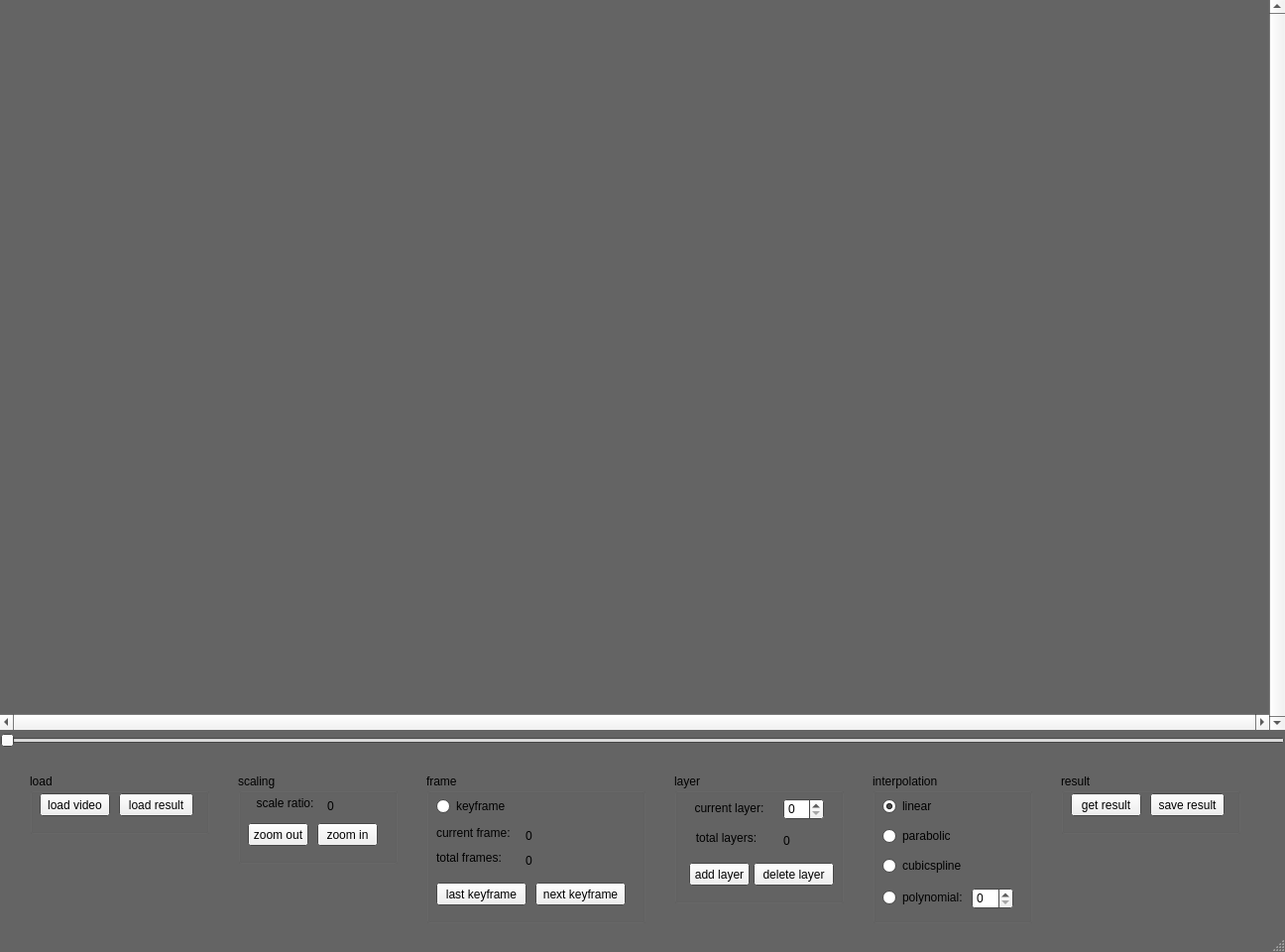
<?xml version="1.0" encoding="UTF-8"?>
<ui version="4.0">
 <class>QTandOpenCVClass</class>
 <widget class="QMainWindow" name="QTandOpenCVClass">
  <property name="enabled">
   <bool>true</bool>
  </property>
  <property name="geometry">
   <rect>
    <x>0</x>
    <y>0</y>
    <width>1296</width>
    <height>960</height>
   </rect>
  </property>
  <property name="sizePolicy">
   <sizepolicy hsizetype="Preferred" vsizetype="Preferred">
    <horstretch>0</horstretch>
    <verstretch>0</verstretch>
   </sizepolicy>
  </property>
  <property name="minimumSize">
   <size>
    <width>1296</width>
    <height>960</height>
   </size>
  </property>
  <property name="maximumSize">
   <size>
    <width>1296</width>
    <height>960</height>
   </size>
  </property>
  <property name="palette">
   <palette>
    <active>
     <colorrole role="Base">
      <brush brushstyle="SolidPattern">
       <color alpha="255">
        <red>255</red>
        <green>255</green>
        <blue>255</blue>
       </color>
      </brush>
     </colorrole>
     <colorrole role="Window">
      <brush brushstyle="SolidPattern">
       <color alpha="255">
        <red>100</red>
        <green>100</green>
        <blue>100</blue>
       </color>
      </brush>
     </colorrole>
    </active>
    <inactive>
     <colorrole role="Base">
      <brush brushstyle="SolidPattern">
       <color alpha="255">
        <red>255</red>
        <green>255</green>
        <blue>255</blue>
       </color>
      </brush>
     </colorrole>
     <colorrole role="Window">
      <brush brushstyle="SolidPattern">
       <color alpha="255">
        <red>100</red>
        <green>100</green>
        <blue>100</blue>
       </color>
      </brush>
     </colorrole>
    </inactive>
    <disabled>
     <colorrole role="Base">
      <brush brushstyle="SolidPattern">
       <color alpha="255">
        <red>100</red>
        <green>100</green>
        <blue>100</blue>
       </color>
      </brush>
     </colorrole>
     <colorrole role="Window">
      <brush brushstyle="SolidPattern">
       <color alpha="255">
        <red>100</red>
        <green>100</green>
        <blue>100</blue>
       </color>
      </brush>
     </colorrole>
    </disabled>
   </palette>
  </property>
  <property name="windowTitle">
   <string>QTandOpenCV</string>
  </property>
  <property name="styleSheet">
   <string notr="true"/>
  </property>
  <widget class="QWidget" name="centralWidget">
   <property name="sizePolicy">
    <sizepolicy hsizetype="Preferred" vsizetype="Preferred">
     <horstretch>0</horstretch>
     <verstretch>0</verstretch>
    </sizepolicy>
   </property>
   <widget class="QLabel" name="label">
    <property name="geometry">
     <rect>
      <x>0</x>
      <y>0</y>
      <width>1280</width>
      <height>720</height>
     </rect>
    </property>
    <property name="sizePolicy">
     <sizepolicy hsizetype="Preferred" vsizetype="Preferred">
      <horstretch>0</horstretch>
      <verstretch>0</verstretch>
     </sizepolicy>
    </property>
    <property name="minimumSize">
     <size>
      <width>1280</width>
      <height>720</height>
     </size>
    </property>
    <property name="maximumSize">
     <size>
      <width>1280</width>
      <height>720</height>
     </size>
    </property>
    <property name="text">
     <string/>
    </property>
    <property name="alignment">
     <set>Qt::AlignLeading|Qt::AlignLeft|Qt::AlignTop</set>
    </property>
   </widget>
   <widget class="QSlider" name="horizontalSlider">
    <property name="geometry">
     <rect>
      <x>0</x>
      <y>736</y>
      <width>1296</width>
      <height>22</height>
     </rect>
    </property>
    <property name="orientation">
     <enum>Qt::Horizontal</enum>
    </property>
   </widget>
   <widget class="QGroupBox" name="interpolation">
    <property name="geometry">
     <rect>
      <x>880</x>
      <y>780</y>
      <width>161</width>
      <height>151</height>
     </rect>
    </property>
    <property name="title">
     <string>interpolation</string>
    </property>
    <widget class="QRadioButton" name="linearfit">
     <property name="geometry">
      <rect>
       <x>10</x>
       <y>25</y>
       <width>111</width>
       <height>16</height>
      </rect>
     </property>
     <property name="sizePolicy">
      <sizepolicy hsizetype="Preferred" vsizetype="Preferred">
       <horstretch>0</horstretch>
       <verstretch>0</verstretch>
      </sizepolicy>
     </property>
     <property name="contextMenuPolicy">
      <enum>Qt::DefaultContextMenu</enum>
     </property>
     <property name="text">
      <string>linear</string>
     </property>
     <property name="checked">
      <bool>true</bool>
     </property>
    </widget>
    <widget class="QRadioButton" name="polynomialfit">
     <property name="geometry">
      <rect>
       <x>10</x>
       <y>115</y>
       <width>121</width>
       <height>20</height>
      </rect>
     </property>
     <property name="sizePolicy">
      <sizepolicy hsizetype="Preferred" vsizetype="Preferred">
       <horstretch>0</horstretch>
       <verstretch>0</verstretch>
      </sizepolicy>
     </property>
     <property name="text">
      <string>polynomial:</string>
     </property>
     <property name="checkable">
      <bool>false</bool>
     </property>
    </widget>
    <widget class="QSpinBox" name="npolynomialfit">
     <property name="geometry">
      <rect>
       <x>100</x>
       <y>115</y>
       <width>42</width>
       <height>22</height>
      </rect>
     </property>
    </widget>
    <widget class="QRadioButton" name="parabolicfit">
     <property name="geometry">
      <rect>
       <x>10</x>
       <y>55</y>
       <width>111</width>
       <height>16</height>
      </rect>
     </property>
     <property name="text">
      <string>parabolic</string>
     </property>
     <property name="checkable">
      <bool>false</bool>
     </property>
    </widget>
    <widget class="QRadioButton" name="cubicsplinefit">
     <property name="geometry">
      <rect>
       <x>10</x>
       <y>85</y>
       <width>111</width>
       <height>16</height>
      </rect>
     </property>
     <property name="text">
      <string>cubicspline</string>
     </property>
    </widget>
   </widget>
   <widget class="QGroupBox" name="result">
    <property name="geometry">
     <rect>
      <x>1070</x>
      <y>780</y>
      <width>181</width>
      <height>61</height>
     </rect>
    </property>
    <property name="title">
     <string>result</string>
    </property>
    <widget class="QPushButton" name="getresult">
     <property name="geometry">
      <rect>
       <x>10</x>
       <y>20</y>
       <width>71</width>
       <height>23</height>
      </rect>
     </property>
     <property name="text">
      <string>get result</string>
     </property>
    </widget>
    <widget class="QPushButton" name="saveresult">
     <property name="geometry">
      <rect>
       <x>90</x>
       <y>20</y>
       <width>75</width>
       <height>23</height>
      </rect>
     </property>
     <property name="text">
      <string>save result</string>
     </property>
    </widget>
   </widget>
   <widget class="QScrollBar" name="horizontalBar">
    <property name="geometry">
     <rect>
      <x>0</x>
      <y>720</y>
      <width>1280</width>
      <height>16</height>
     </rect>
    </property>
    <property name="maximum">
     <number>0</number>
    </property>
    <property name="orientation">
     <enum>Qt::Horizontal</enum>
    </property>
   </widget>
   <widget class="QScrollBar" name="verticalBar">
    <property name="geometry">
     <rect>
      <x>1280</x>
      <y>0</y>
      <width>16</width>
      <height>736</height>
     </rect>
    </property>
    <property name="maximum">
     <number>0</number>
    </property>
    <property name="orientation">
     <enum>Qt::Vertical</enum>
    </property>
   </widget>
   <widget class="QGroupBox" name="layer">
    <property name="geometry">
     <rect>
      <x>680</x>
      <y>780</y>
      <width>171</width>
      <height>131</height>
     </rect>
    </property>
    <property name="title">
     <string>layer</string>
    </property>
    <widget class="QLabel" name="totalLayers">
     <property name="geometry">
      <rect>
       <x>110</x>
       <y>60</y>
       <width>51</width>
       <height>16</height>
      </rect>
     </property>
     <property name="text">
      <string>0</string>
     </property>
    </widget>
    <widget class="QLabel" name="label_8">
     <property name="geometry">
      <rect>
       <x>5</x>
       <y>25</y>
       <width>101</width>
       <height>20</height>
      </rect>
     </property>
     <property name="sizePolicy">
      <sizepolicy hsizetype="Preferred" vsizetype="Preferred">
       <horstretch>0</horstretch>
       <verstretch>0</verstretch>
      </sizepolicy>
     </property>
     <property name="text">
      <string>current layer:</string>
     </property>
     <property name="alignment">
      <set>Qt::AlignCenter</set>
     </property>
    </widget>
    <widget class="QSpinBox" name="setlayer">
     <property name="geometry">
      <rect>
       <x>110</x>
       <y>25</y>
       <width>41</width>
       <height>22</height>
      </rect>
     </property>
    </widget>
    <widget class="QLabel" name="label_7">
     <property name="geometry">
      <rect>
       <x>5</x>
       <y>55</y>
       <width>95</width>
       <height>20</height>
      </rect>
     </property>
     <property name="text">
      <string>total layers:</string>
     </property>
     <property name="alignment">
      <set>Qt::AlignCenter</set>
     </property>
    </widget>
    <widget class="QPushButton" name="addlayer">
     <property name="geometry">
      <rect>
       <x>15</x>
       <y>90</y>
       <width>61</width>
       <height>23</height>
      </rect>
     </property>
     <property name="text">
      <string>add layer</string>
     </property>
    </widget>
    <widget class="QPushButton" name="deletelayer">
     <property name="geometry">
      <rect>
       <x>80</x>
       <y>90</y>
       <width>81</width>
       <height>23</height>
      </rect>
     </property>
     <property name="text">
      <string>delete layer</string>
     </property>
    </widget>
   </widget>
   <widget class="QGroupBox" name="scaling">
    <property name="geometry">
     <rect>
      <x>240</x>
      <y>780</y>
      <width>161</width>
      <height>91</height>
     </rect>
    </property>
    <property name="title">
     <string>scaling</string>
    </property>
    <widget class="QPushButton" name="zoomOut">
     <property name="geometry">
      <rect>
       <x>10</x>
       <y>50</y>
       <width>61</width>
       <height>23</height>
      </rect>
     </property>
     <property name="text">
      <string>zoom out</string>
     </property>
    </widget>
    <widget class="QPushButton" name="zoomIn">
     <property name="geometry">
      <rect>
       <x>80</x>
       <y>50</y>
       <width>61</width>
       <height>23</height>
      </rect>
     </property>
     <property name="text">
      <string>zoom in</string>
     </property>
    </widget>
    <widget class="QLabel" name="scaleRatio">
     <property name="geometry">
      <rect>
       <x>90</x>
       <y>25</y>
       <width>31</width>
       <height>16</height>
      </rect>
     </property>
     <property name="text">
      <string>0</string>
     </property>
    </widget>
    <widget class="QLabel" name="label_9">
     <property name="geometry">
      <rect>
       <x>0</x>
       <y>20</y>
       <width>95</width>
       <height>20</height>
      </rect>
     </property>
     <property name="text">
      <string>scale ratio:</string>
     </property>
     <property name="alignment">
      <set>Qt::AlignCenter</set>
     </property>
    </widget>
   </widget>
   <widget class="QGroupBox" name="frame">
    <property name="geometry">
     <rect>
      <x>430</x>
      <y>780</y>
      <width>221</width>
      <height>151</height>
     </rect>
    </property>
    <property name="title">
     <string>frame</string>
    </property>
    <widget class="QPushButton" name="nextkeyframe">
     <property name="geometry">
      <rect>
       <x>110</x>
       <y>110</y>
       <width>91</width>
       <height>23</height>
      </rect>
     </property>
     <property name="text">
      <string>next keyframe</string>
     </property>
    </widget>
    <widget class="QPushButton" name="lastkeyframe">
     <property name="geometry">
      <rect>
       <x>10</x>
       <y>110</y>
       <width>91</width>
       <height>23</height>
      </rect>
     </property>
     <property name="text">
      <string>last keyframe</string>
     </property>
    </widget>
    <widget class="QLabel" name="totalFrames">
     <property name="geometry">
      <rect>
       <x>100</x>
       <y>80</y>
       <width>51</width>
       <height>16</height>
      </rect>
     </property>
     <property name="text">
      <string>0</string>
     </property>
    </widget>
    <widget class="QLabel" name="currentFrame">
     <property name="geometry">
      <rect>
       <x>100</x>
       <y>55</y>
       <width>51</width>
       <height>16</height>
      </rect>
     </property>
     <property name="text">
      <string>0</string>
     </property>
     <property name="alignment">
      <set>Qt::AlignLeading|Qt::AlignLeft|Qt::AlignVCenter</set>
     </property>
    </widget>
    <widget class="QLabel" name="label_5">
     <property name="geometry">
      <rect>
       <x>10</x>
       <y>75</y>
       <width>81</width>
       <height>20</height>
      </rect>
     </property>
     <property name="text">
      <string>total frames:</string>
     </property>
     <property name="alignment">
      <set>Qt::AlignLeading|Qt::AlignLeft|Qt::AlignVCenter</set>
     </property>
    </widget>
    <widget class="QLabel" name="label_4">
     <property name="geometry">
      <rect>
       <x>10</x>
       <y>50</y>
       <width>91</width>
       <height>20</height>
      </rect>
     </property>
     <property name="text">
      <string>current frame:</string>
     </property>
     <property name="alignment">
      <set>Qt::AlignLeading|Qt::AlignLeft|Qt::AlignVCenter</set>
     </property>
    </widget>
    <widget class="QRadioButton" name="keyframe">
     <property name="geometry">
      <rect>
       <x>10</x>
       <y>25</y>
       <width>71</width>
       <height>16</height>
      </rect>
     </property>
     <property name="text">
      <string>keyframe</string>
     </property>
    </widget>
   </widget>
   <widget class="QGroupBox" name="load">
    <property name="geometry">
     <rect>
      <x>30</x>
      <y>780</y>
      <width>181</width>
      <height>61</height>
     </rect>
    </property>
    <property name="title">
     <string>load</string>
    </property>
    <widget class="QPushButton" name="open">
     <property name="geometry">
      <rect>
       <x>10</x>
       <y>20</y>
       <width>71</width>
       <height>23</height>
      </rect>
     </property>
     <property name="text">
      <string>load video</string>
     </property>
    </widget>
    <widget class="QPushButton" name="loadresult">
     <property name="geometry">
      <rect>
       <x>90</x>
       <y>20</y>
       <width>75</width>
       <height>23</height>
      </rect>
     </property>
     <property name="text">
      <string>load result</string>
     </property>
    </widget>
   </widget>
   <widget class="QLabel" name="keyframemark">
    <property name="geometry">
     <rect>
      <x>0</x>
      <y>745</y>
      <width>1296</width>
      <height>21</height>
     </rect>
    </property>
    <property name="text">
     <string/>
    </property>
    <property name="alignment">
     <set>Qt::AlignCenter</set>
    </property>
   </widget>
   <zorder>keyframemark</zorder>
   <zorder>label</zorder>
   <zorder>interpolation</zorder>
   <zorder>result</zorder>
   <zorder>horizontalBar</zorder>
   <zorder>verticalBar</zorder>
   <zorder>layer</zorder>
   <zorder>scaling</zorder>
   <zorder>frame</zorder>
   <zorder>currentFrame</zorder>
   <zorder>load</zorder>
   <zorder>horizontalSlider</zorder>
  </widget>
  <widget class="QMenuBar" name="menuBar">
   <property name="geometry">
    <rect>
     <x>0</x>
     <y>0</y>
     <width>1296</width>
     <height>23</height>
    </rect>
   </property>
  </widget>
  <widget class="QStatusBar" name="statusBar"/>
 </widget>
 <layoutdefault spacing="6" margin="11"/>
 <resources>
  <include location="qtandopencv.qrc"/>
 </resources>
 <connections/>
</ui>
